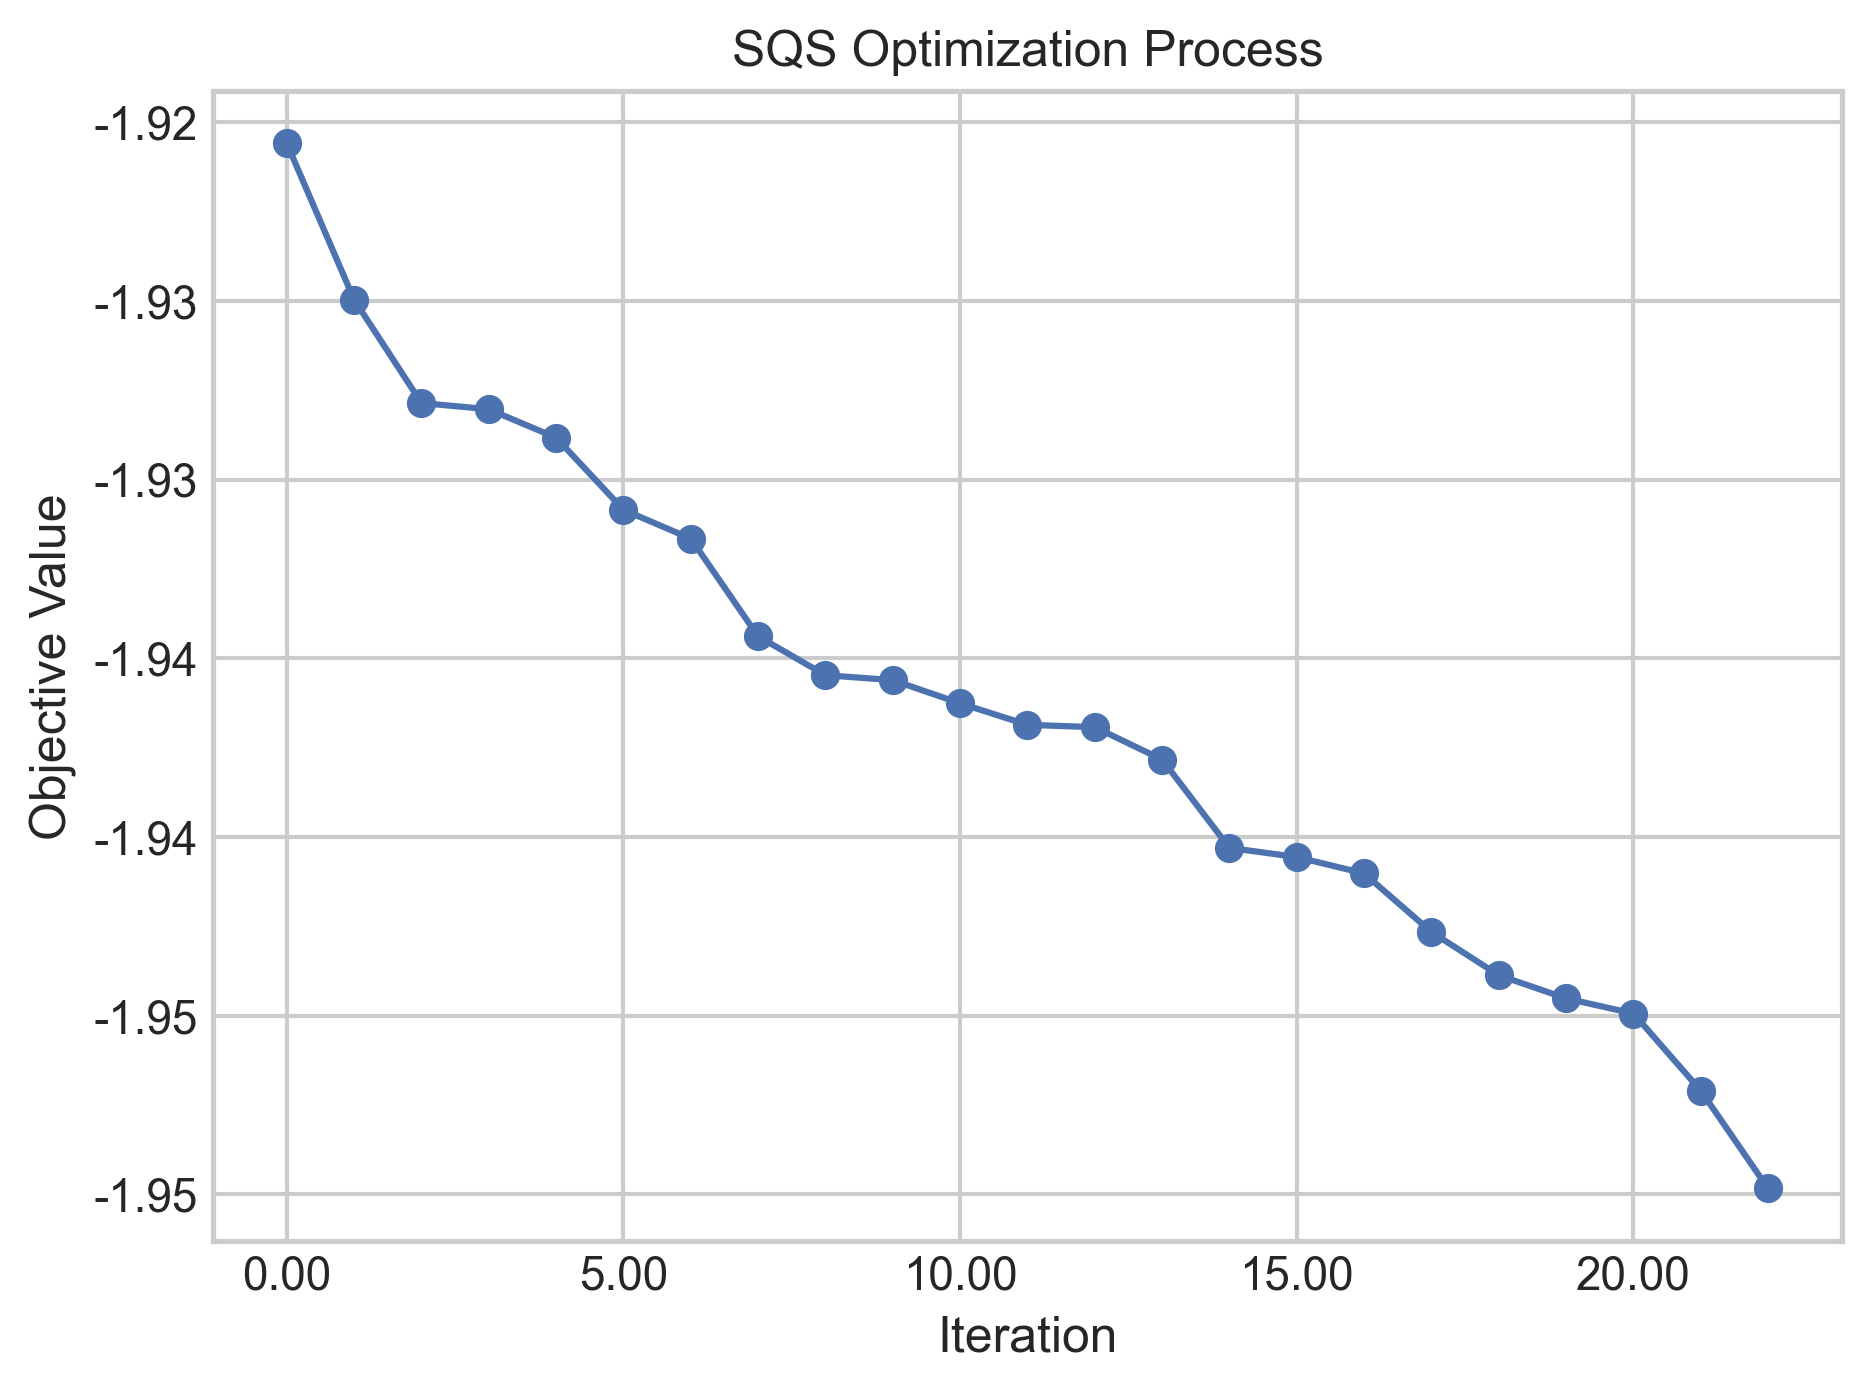

This figure's Python source:
import os
import sys

def get_obj(log_file):
    '''
    Get the objective function values from the mcsqs.log file and save them to a new file.
    '''
    with open(log_file, 'r') as f:
        lines = f.readlines()

    obj_values = []
    for line in lines:
        if 'Objective_function=' in line:
            obj_values.append(float(line.split('=')[-1].strip()))
    
    with open('sqs_obj/sqs_obj.dat', 'w') as f:
        for obj in obj_values:
            f.write(f'{obj}\n')

    return obj_values

def plot_obj(obj_values):
    '''
    Plot the objective function values.
    '''
    import matplotlib.pyplot as plt
    import seaborn as sns
    import matplotlib
    from matplotlib.ticker import FormatStrFormatter
    
    sns.set(font_scale=1.0, style='whitegrid')
    matplotlib.rcParams['xtick.direction'] = 'in'
    matplotlib.rcParams['ytick.direction'] = 'in'
    
    fig = plt.figure()
    ax = plt.subplot()
    
    ax.plot(obj_values, marker='o')
    ax.set_xlabel('Iteration')
    ax.set_ylabel('Objective Value')
    ax.set_title('SQS Optimization Process')
    
    ax.xaxis.set_major_formatter(FormatStrFormatter('%.2f'))
    ax.yaxis.set_major_formatter(FormatStrFormatter('%.2f'))
    plt.tight_layout()
    plt.savefig('sqs_obj/sqs_obj.png', dpi=300, bbox_inches='tight')

if __name__ == '__main__':
    log_file = 'sqs_obj/mcsqs.log'
    obj_values = get_obj(log_file)
    plot_obj(obj_values)
